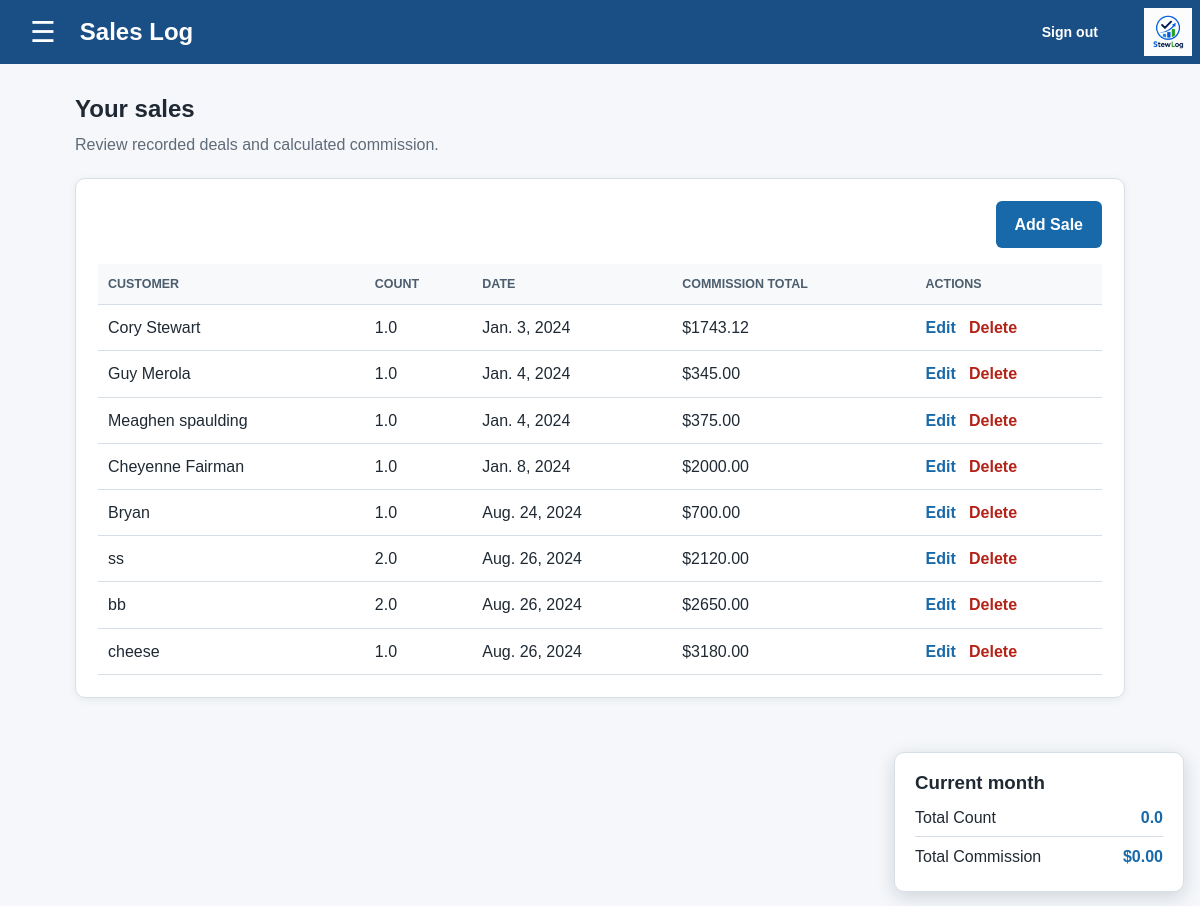
The page /SalesLogApp/view_sales/ (signed in) on the database its author committed.
### SalesLogApp/models/sales.py (models this page shows, shortened)
class BaseSale(models.Model):
    customer = models.CharField(max_length=100)
    dealNumber = models.IntegerField(unique=True)
    count = models.DecimalField(default=1, max_digits=2, decimal_places=1)
    frontEnd = models.DecimalField(max_digits=10, decimal_places=2)
    backend = models.DecimalField(max_digits=10, decimal_places=2)
    date = models.DateField()
    class Meta:
        abstract = True

class Sale(BaseSale):
    user = models.ForeignKey(User, on_delete=models.CASCADE)
    COUNT_CHOICES = [
        (2, '2'),
        (1, '1'),
        (0.5, '0.5'),
    ]
    class Meta:
        indexes = [
            models.Index(fields=['user', 'date'], name='sale_user_date_idx'),
        ]
    @property
    def commission_total(self):
        commission_settings = Commission.objects.filter(user=self.user).first()
        if not commission_settings:
            return Decimal('0')
        return (
            commission_settings.calculate_front_end(self.frontEnd)
            + commission_settings.calculate_backend(self.backend)
        )

class Commission(models.Model):
    user = models.ForeignKey(User, on_delete=models.CASCADE, )
    frontend_minimum = models.DecimalField(max_digits=10, decimal_places=2, blank=True, null=True)
    frontend_maximum = models.DecimalField(max_digits=10, decimal_places=2, blank=True, null=True)
    total_calculated_front_end = models.DecimalField(max_digits=10, decimal_places=2, blank=True, null=True, default=Decimal('0.00'))
    opt_out_front = models.BooleanField(default=False)
    backend_minimum = models.DecimalField(max_digits=10, decimal_places=2, blank=True, null=True)
    backend_maximum = models.DecimalField(max_digits=10, decimal_places=2, blank=True, null=True)
    total_calculated_back_end = models.DecimalField(max_digits=4, decimal_places=3, default=Decimal('0'))
    opt_out_back = models.BooleanField(default=False)
    bonus_levels = models.ManyToManyField('BonusLevel', blank=True, related_name='commissions')
    def calculate_front_end(self, front_end):
        if self.opt_out_front:
            return Decimal('0')
        front_end_decimal = Decimal(str(front_end))
        if self.total_calculated_front_end is None:
            return Decimal('0')
        calculated_front = front_end_decimal * self.total_calculated_front_end
        if self.frontend_minimum is not None:
            calculated_front = max(calculated_front, self.frontend_minimum)
        if self.frontend_maximum is not None:
            calculated_front = min(calculated_front, self.frontend_maximum)
        return calculated_front
    def calculate_backend(self, back_end):
        if self.opt_out_back:
            return Decimal('0')
        backend_decimal = Decimal(str(back_end))
        if backend_decimal == 0:
            return Decimal('0')
        calculated_back = backend_decimal * self.total_calculated_back_end
        if self.backend_minimum is not None:
            calculated_back = max(calculated_back, self.backend_minimum)
        if self.backend_maximum is not None:
            calculated_back = min(calculated_back, self.backend_maximum)
        return calculated_back

### SalesLogApp/views.py (the view)
# urls.py: path('view_sales/', view_sales, name='view_sales'),
@commission_required
def view_sales(request):
    today = timezone.localdate()
    start_of_month = today.replace(day=1)
    if today.month == 12:
        start_of_next_month = today.replace(year=today.year + 1, month=1, day=1)
    else:
        start_of_next_month = today.replace(month=today.month + 1, day=1)
    commission_instance = Commission.objects.filter(user=request.user).first()
    monthly_sales = list(Sale.objects.filter(
        user=request.user,
        date__gte=start_of_month,
        date__lt=start_of_next_month,
    ))
    total_count = sum((sale.count for sale in monthly_sales), Decimal('0'))
    sales_commission = sum(
        (sale.commission_total for sale in monthly_sales),
        Decimal('0'),
    )
    bonus_levels = BonusLevel.objects.filter(
        user=request.user,
        commission=commission_instance,
    )
    total_bonus = calculate_bonus(monthly_sales, bonus_levels)
    other_adjustments = CommissionAdjustment.objects.filter(
        user=request.user,
        commission=commission_instance,
        active=True,
    )
    total_adjustments = sum(
        (adjustment.signed_amount for adjustment in other_adjustments),
        Decimal('0'),
    )
    context = {
        'total_commission': sales_commission + total_bonus + total_adjustments,
        'total_count': total_count,
        'sales': Sale.objects.filter(user=request.user),
        'commission_instance': commission_instance,
    }
    request.session['total_count'] = float(total_count)
    return render(request, 'view_sales.html', context)

### SalesLogApp/models/sales.py (called while the page is built)
def calculate_bonus(sales, bonus_levels):
    total_count = sum(s.count for s in sales)
    qualifying_levels = (
        bonus_level for bonus_level in bonus_levels
        if bonus_level.active and total_count >= bonus_level.count_threshold
    )
    highest_level = max(
        qualifying_levels,
        key=lambda bonus_level: bonus_level.count_threshold,
        default=None,
    )
    return highest_level.amount if highest_level else Decimal('0.00')

### SalesLogApp/views.py (called while the page is built)
def commission_required(view_func):
    @login_required
    @wraps(view_func)
    def wrapper(request, *args, **kwargs):
        if not Commission.objects.filter(user=request.user).exists():
            return redirect('adjust_commission')
        return view_func(request, *args, **kwargs)
    return wrapper

### SalesLogApp/templates/view_sales.html
{% extends 'SalesLogApp/base.html' %}
{% block title %}Sales Log{% endblock %}{% block page_title %}Sales Log{% endblock %}{% block page_class %}with-summary{% endblock %}
{% block content %}
<div class="intro"><h2>Your sales</h2><p>Review recorded deals and calculated commission.</p></div>
<section class="card"><div class="toolbar"><a href="{% url 'add_sale' %}" class="button button-primary">Add Sale</a></div><div class="table-wrap"><table class="data-table"><thead><tr><th>Customer</th><th>Count</th><th>Date</th><th>Commission Total</th><th>Actions</th></tr></thead><tbody>{% for sale in sales %}<tr><td>{{ sale.customer }}</td><td>{{ sale.count }}</td><td>{{ sale.date }}</td><td>${{ sale.commission_total|floatformat:2 }}</td><td><a class="text-link" href="{% url 'edit_sale' sale.id %}">Edit</a> &nbsp; <a class="text-link danger-link" href="{% url 'delete_sale' sale.id %}">Delete</a></td></tr>{% empty %}<tr><td colspan="5" class="empty-state">No sales yet.</td></tr>{% endfor %}</tbody></table></div></section>
<aside class="summary"><h3>Current month</h3><div class="summary-row"><span>Total Count</span><strong>{{ total_count|floatformat:1 }}</strong></div><div class="summary-row summary-total"><span>Total Commission</span><strong>${{ total_commission|floatformat:2 }}</strong></div></aside>
{% endblock %}

### SalesLogApp/templates/SalesLogApp/base.html (shortened to what this page needs)
{% load static %}
<!DOCTYPE html>
<html lang="en">
<head>
    <link rel="stylesheet" href="{% static 'styles.css' %}">
</head>
<body>
    <header class="header site-header">
        {% if user.is_authenticated %}<button type="button" class="menu-btn" aria-label="Toggle navigation" aria-expanded="false">&#9776;</button>{% endif %}
        <h1>{% block page_title %}STEW Log{% endblock %}</h1>
        <div class="account-links">
            {% if user.is_authenticated %}
                <a href="{% url 'account_logout' %}">Sign out</a>
            {% else %}
                <a href="{% url 'account_login' %}">Sign in</a>
                <a href="{% url 'account_signup' %}">Register</a>
            {% endif %}
        </div>
        <img
            src="{% static 'SalesLogApp/images/stewlog-logo.png' %}"
            alt="StewLog"
            class="site-logo"
            width="48"
            height="48"
        >
    </header>
    <main class="page {% block page_class %}{% endblock %}">
        {% block content %}{% endblock %}
    </main>
</body>
</html>

### SalesLogApp/static/styles.css (style rules this page uses)
body { font-family: Arial, sans-serif; margin: 0; padding: 0; background: #f4f7fb; color: #263442; line-height: 1.45; }
header { background-color: #3498db; color: #fefef8; padding: 20px; text-align: center; }
.site-header { position: relative; min-height: 64px; }
.site-logo { position: absolute; top: 50%; right: 8px; width: 48px; height: 48px; object-fit: contain; transform: translateY(-50%); }
.account-links { display: flex; align-items: center; gap: 12px; margin-left: auto; margin-right: 18px; }
.account-links a { color: white; font-size: .88rem; font-weight: 700; text-decoration: none; }
table { border-collapse: collapse; width: 100%; margin-top: 20px; }
th,td { border: 1px solid #ddd; padding: 8px; text-align: left; }
th { background: #f2f2f2; }

### SalesLogApp/templates/SalesLogApp/base.html (style rules this page uses)
:root { color-scheme: light; --blue: #194f85; --border: #d8dee6; --muted: #5f6b78; }
* { box-sizing: border-box; }
body { margin: 0; background: #f5f7fa; color: #1f2933; font-family: Arial, sans-serif; }
.header { display: flex; align-items: center; gap: 18px; padding: 12px 84px 12px 24px; background: var(--blue); color: white; text-align: left; }
.header h1 { margin: 0; font-size: 1.5rem; }
.menu-btn { border: 0; background: transparent; color: white; font-size: 1.8rem; cursor: pointer; }
.page { width: min(1050px, calc(100% - 32px)); margin: 28px auto 60px; }
.page.with-summary { padding-bottom: 130px; }
.intro { margin-bottom: 22px; }
.intro h2 { margin: 0 0 6px; }
.intro p { color: var(--muted); margin: 0; }
.card { margin: 18px 0; padding: 22px; background: white; border: 1px solid var(--border); border-radius: 10px; box-shadow: 0 2px 8px rgba(20,35,50,.06); }
.toolbar, .actions { display: flex; justify-content: flex-end; align-items: center; gap: 12px; margin-bottom: 16px; }
.button { display: inline-block; padding: 11px 18px; border: 1px solid transparent; border-radius: 6px; font-weight: 700; text-decoration: none; cursor: pointer; }
.button-primary { background: #1769aa; color: white; }
.table-wrap { overflow-x: auto; }
.data-table, .tier-table { width: 100%; margin: 0; border-collapse: collapse; }
.data-table th, .data-table td, .tier-table th, .tier-table td { padding: 11px 10px; border: 0; border-bottom: 1px solid var(--border); text-align: left; vertical-align: top; }
.data-table th, .tier-table th { background: #f7f9fb; color: #4c5d6d; font-size: .78rem; text-transform: uppercase; }
.text-link { color: #1769aa; font-weight: 700; text-decoration: none; }
.danger-link { color: #b42318; }
.summary { position: fixed; right: 16px; bottom: 14px; min-width: 290px; padding: 16px 20px; border: 1px solid var(--border); border-radius: 10px; background: white; box-shadow: 0 5px 18px rgba(20,35,50,.16); }
.summary h3 { margin: 0 0 9px; }
.summary-row { display: flex; justify-content: space-between; gap: 28px; margin: 7px 0; }
.summary-row strong { color: #1769aa; }
.summary-total { padding-top: 8px; border-top: 1px solid var(--border); }

### rows shown on the page
Sale: customer "Cory Stewart", count "1.0", date "Jan. 3, 2024", commission_total "1743.12"
Sale: customer "Guy Merola", count "1.0", date "Jan. 4, 2024", commission_total "345.00"
Sale: customer "Meaghen spaulding", count "1.0", date "Jan. 4, 2024", commission_total "375.00"
Sale: customer "Cheyenne Fairman", count "1.0", date "Jan. 8, 2024", commission_total "2000.00"
Sale: customer "Bryan", count "1.0", date "Aug. 24, 2024", commission_total "700.00"
Sale: customer "ss", count "2.0", date "Aug. 26, 2024", commission_total "2120.00"
Sale: customer "bb", count "2.0", date "Aug. 26, 2024", commission_total "2650.00"
Sale: customer "cheese", count "1.0", date "Aug. 26, 2024", commission_total "3180.00"

### other values the page prints
{{ total_count|floatformat:1 }} "0.0"
{{ total_commission|floatformat:2 }} "0.00"
